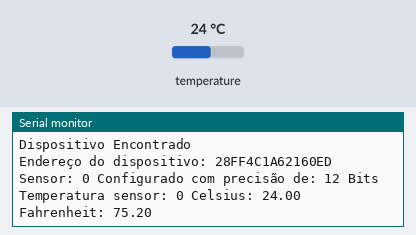
Simulated run of this sketch. Board: Arduino Uno, built with avr-gcc and run on an emulated ATmega328P. On the bench: the last lines printed to the serial monitor. Inputs (shaded band) come from the test bench; at power-on: temperature 24 °C.

Above: at 1.2 s.
1.3 s: temperature set to 12 °C
At 4.6 s:
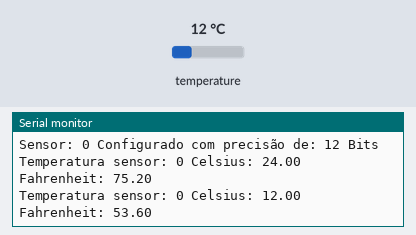
5.0 s: temperature set to 19 °C
At 7.1 s:
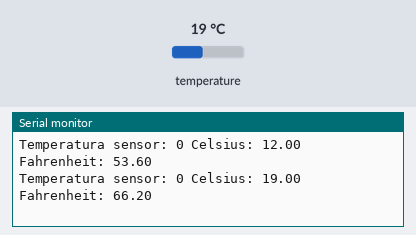
Timing chart, 0 to 8.6 s (numbered marks = the images above; inputs shaded):
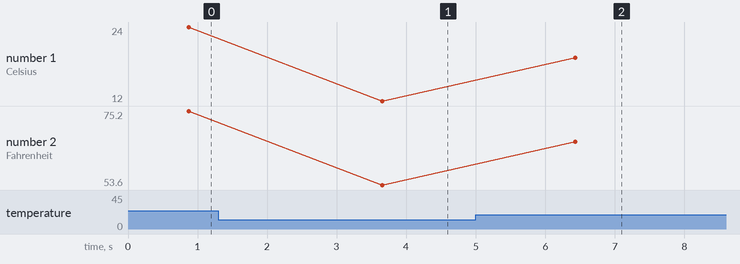

The sketch:

ds18b20.ino
```cpp
#include <OneWire.h> // Biblioteca de comunicação One Wire
#include <DallasTemperature.h> // Biblioteca do sensor de temperatura
#define PINO_ONE_WIRE 4 // Pino onde os sensores devem estar conectados
#define PRECISAO_TEMPERATURA 12 // Precisão da temperatura lida do sensor ( pode variar entre 9 mínimo e 12 máximo )
#define TEMPOESPERA 2000 // Tempo de espera entre leituras
OneWire oneWire(PINO_ONE_WIRE); // Objeto responsável pela comunicação onewire
DallasTemperature sensores(&oneWire); // Objeto responsável pela configuração e leitura de todos os sensores de temperatura
DeviceAddress enderecoDispositivo; // Endereço do dispositivo que realizaremos a leitura

int dispositivosConectados = 0; // Quantidade de dispositivos conectados ao barramento One-Wire

void setup() {
  Serial.begin(9600); // Inicialização da serial
  sensores.begin(); // Inicialização do objeto de comunicação com os sensores
  dispositivosConectados = sensores.getDeviceCount(); // Conta o número de dispositivos conectados ao barramento One-Wire
  Serial.print("Dispositivos Encontrados: "); // Mostra a quantidade dispositivos conectados ao barramento
  Serial.println(dispositivosConectados,DEC);

  for (int i=0; i<dispositivosConectados; i++){ // Itera sob todos os dispositivos conectados no barramento One Wire
    if (sensores.getAddress(enderecoDispositivo,i)){ // Se um dispositivo estiver conectado
      Serial.println("Dispositivo Encontrado"); // Mostro que o dispositivo foi encontrado e o endereço onde ele está
      Serial.print("Endereço do dispositivo: ");
      mostrarEndereco();
      sensores.setResolution(enderecoDispositivo,PRECISAO_TEMPERATURA); // Configuro a taxa de precisão do sensor de temperatura ( 9 mínimo e 12 máximo)
      Serial.print("Sensor: ");
      Serial.print(i);
      Serial.print(" Configurado com precisão de: ");
      Serial.print(PRECISAO_TEMPERATURA);
      Serial.println(" Bits");
    }
  }
}


void mostrarEndereco(){ // Função que mostra o endereço do dispositivo conectado ao barramento
  for (byte i=0; i<8; i++){ // Endereço composto por um de 8 bytes (64 bits)
    if (enderecoDispositivo[i] <16){ // Se o número for menor que 16 escrevemos o valor 0
      Serial.print("0");
    }
    else{
      Serial.print(enderecoDispositivo[i],HEX); // Caso contrário escrevemos o byte correspondente ao endereço
    }
  }
  Serial.println();
}


void loop() {
  sensores.requestTemperatures(); // Envia um comando em broadcast para que todos os sensores realizem a leitura da temperatura
  for (int i=0; i<dispositivosConectados; i++){ // Realizo uma iteração sob todos os sensores conectados
    if (sensores.getAddress(enderecoDispositivo,i)){ // Se um dispositivo estiver conectado
      float temperaturaCelsius = sensores.getTempC(enderecoDispositivo); // Pego a temperatura do sensor ( valor em Celsius )
      Serial.print("Temperatura sensor: "); // Mostro o valor da tempratura em celsius e Fahrenheit
      Serial.print(i);
      Serial.print(" Celsius: ");
      Serial.print(temperaturaCelsius);
      Serial.print(" Fahrenheit: ");
      Serial.println(DallasTemperature::toFahrenheit(temperaturaCelsius));
    }
  }
  delay(TEMPOESPERA); // Aguardo o intervalo de tempo necessário entre as leituras
}
```

Measured:
- after the input at 1.3 s, the serial monitor: prints a new line after 2.4 s (image 1)
- after the input at 5.0 s, the serial monitor: prints a new line after 1.4 s (image 2)
- plotted number 1: 12 → 19 after the input at 5.0 s
- plotted number 2: 75.2 → 53.6 after the input at 1.3 s, 53.6 → 66.2 after the input at 5.0 s
